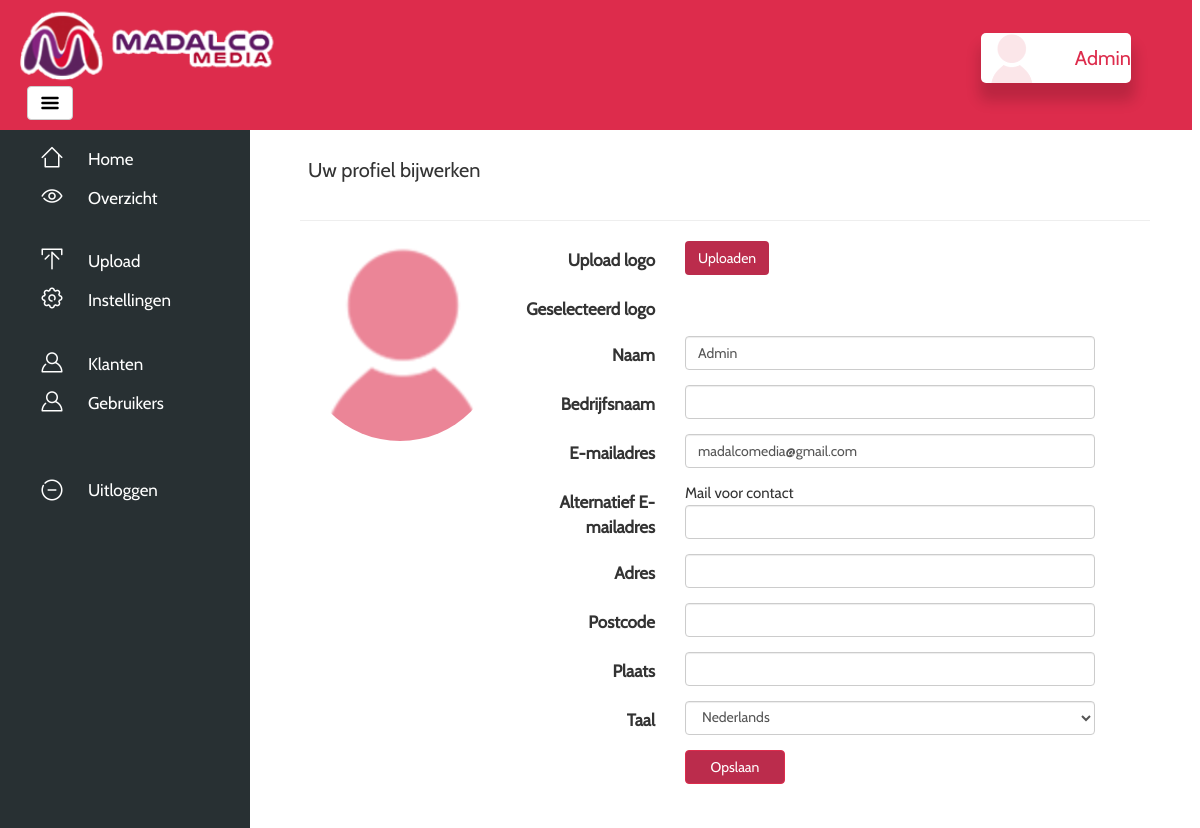
Screenshot of /?page=editprofile (signed in) with the database file from the repository.
### tables this page shows
CREATE TABLE `settings` (
  `id` int(11) NOT NULL,
  `SMTP` varchar(64) NOT NULL,
  `SMTPport` varchar(64) NOT NULL,
  `Email` varchar(64) NOT NULL,
  `Mailpass` varchar(64) NOT NULL,
  `Logo` varchar(100) NOT NULL,
  `Header` varchar(64) NOT NULL,
  `Host` varchar(64) NOT NULL,
  `globalmail` tinyint(1) NOT NULL,
  `contactmail` varchar(64) NOT NULL,
  `background` varchar(64) NOT NULL
);

CREATE TABLE `users` (
  `id` int(11) NOT NULL,
  `profimg` varchar(100) NOT NULL DEFAULT 'profile.png',
  `naam` varchar(60) NOT NULL,
  `email` varchar(60) NOT NULL,
  `altmail` varchar(60) NOT NULL,
  `paswoord` varchar(256) NOT NULL,
  `permgroup` int(11) NOT NULL DEFAULT '2',
  `bedrijfsnaam` varchar(64) NOT NULL,
  `adres` varchar(64) NOT NULL,
  `postcode` varchar(8) NOT NULL,
  `plaats` varchar(64) NOT NULL,
  `lang` varchar(4) NOT NULL DEFAULT 'nl',
  `active` tinyint(1) NOT NULL DEFAULT '1',
  `paswoordvergeten` varchar(256) NOT NULL,
  `passresetdate` datetime NOT NULL
);

### config/constants.php (called while the page is built, shortened)
<?php
$user = new UserController();
if(isset($_SESSION['usr_id'])) {
 $usr = $user->getUserById($_SESSION['usr_id']);
}
if($usr['lang']) {
 switch($usr['lang']) {
  default:
   $language = 'nl';
   break;
 }
}
else {
 include_once 'language/nl.php';
}

### app/Controller/UserController.php (called while the page is built, shortened)
<?php
class UserController
{
    private $model;
    public function __construct()
    {
        $this->model = new User();
    }
    public function getPermission($row, $perm)
    {
        return $this->model->getPermission($row, $perm);
    }
    public function getAdminSettings()
    {
        return $this->model->getAdminSettings();
    }
    public function getPermissionGroup($id)
    {
        return $this->model->getPermissionGroup($id);
    }
    public function getUserById($id)
    {
        return $this->model->getUserById($id);
    }
}

### app/Model/User.php (called while the page is built, shortened)
<?php
class User
{
    private $db;
    public function __construct()
    {
        $this->db = new DbUser();
    }
    public function getAdminSettings()
    {
        return $this->db->getAdminSettings();
    }
    public function getPermission($row, $perm)
    {
        return $this->db->getPermission($row, $perm);
    }
    public function getPermissionGroup($id)
    {
        return $this->db->getPermissionGroup($id);
    }
    public function getUserById($id)
    {
        return $this->db->getUserById($id);
    }
}

### app/Model/DbUser.php (called while the page is built, shortened)
<?php
class DbUser extends Database
{
    public function getAdminSettings()
    {
        $sql = "SELECT * FROM `settings` WHERE `id` = '0'";
        if ($result = $this->dbQuery($sql)) {
            return mysqli_fetch_assoc($result);
        }
        return false;
    }
    public function getPermission($row, $perm)
    {
        $sql = "SELECT * FROM `permissions` WHERE `permission` = '{$perm}'";
        $result = $this->dbQuery($sql);
        $value = mysqli_fetch_assoc($result);
        $sql1 = "SELECT * FROM `permgroup` WHERE `userperm` = '{$row}'";
        $result1 = $this->dbQuery($sql1);
        $value1 = mysqli_fetch_assoc($result1);
        $groupname = $value1['name'];
        if ($value) {
            return $value[$groupname];
        }
    }
    public function getPermissionGroup($id)
    {
        $sql = "SELECT `permgroup` FROM `users` WHERE `id` = '{$id}'";
        if ($result = $this->dbQuery($sql)) {
            return mysqli_fetch_assoc($result);
        }
    }
    public function getUserById($id)
    {
        $sql = "SELECT * FROM `users` WHERE `id` = '{$id}'";
        $result = $this->dbQuery($sql);
        $value = mysqli_fetch_assoc($result);
        if ($value) {
            return $value;
        }
    }
}

### app/Model/Database.php (called while the page is built, shortened)
<?php
class Database
{
    protected $connection = null;
    public function __construct()
    {
        $this->connection = mysqli_connect(DB_SERVER, DB_USER, DB_PASS, DB_NAME) or die("There was a problem connecting to the database");
    }
    public function dbQuery($query)
    {
        $this->query_result = $this->connection->query($query);
        return $this->query_result;
    }
}

### config/load.php (called while the page is built, shortened)
<?php
require '../config/constants.php';

### app/Model/permissions.php (called while the page is built, shortened)
<?php
$user = new UserController();
if (isset($_SESSION['usr_id'])) {
    $leid = $user->getPermissionGroup($_SESSION['usr_id']);
    $permgroup = $leid['permgroup'];
}

### app/view/editprofile.php (the view, shortened to what this page needs)
<?php
$user = new UserController();
$userinfo = $user->getUserById($_SESSION['usr_id']);
?>
<div id="page-content-wrapper">
    <div class="container-fluid">
        <div class="row">
            <div class="col-lg-12 profile">
                <div class="container">
                    <table style="width:100%">
                        <tr>
                            <th style="text-align: left;"><p class="NameText" style="font-weight: normal;"><?= TEXT_EDIT_PROFILE ?></p></th>
                        </tr>
                    </table>
                    <hr>
                    <div class="row">
                        <div class="col-md-3">
                            <div class="text-center">
                                <div style="background: url(<?= DIR_IMG . $userinfo['profimg'] ?>); background-size: cover; width: 200px; height: 200px; background-position: 50%; margin: 0 auto" class="avatar img-circle"></div>
                            </div>
                        </div>
                        <div class="col-md-9 personal-info">
                            <form class="form-horizontal" role="form" action="?page=editingprofile"
                                  enctype="multipart/form-data" method="post">
                                <div class="form-group">
                                    <label class="col-lg-3 control-label" for="textinput"><?= TEXT_UPLOAD_LOGO ?></label>
                                    <div class="col-md-4">
                                        <label for="file-upload" class="custom-file-upload">
                                            <i class="fa fa-cloud-upload"></i> <?= BUTTON_UPLOAD ?>
                                        </label>
                                    </div>
                                </div>
                                <div class="form-group">
                                    <label class="col-lg-3 control-label" for="textinput"><?= TEXT_SELECTED_LOGO ?></label>
                                    <div class="col-md-4">
                                        <output id="list"></output>
                                    </div>
                                </div>
                                <div class="form-group">
                                    <label class="col-lg-3 control-label"><?= TEXT_NAME ?></label>
                                    <div class="col-lg-8">
                                        <input class="form-control" value="<?= $userinfo['naam'] ?>" type="text"
                                               name="naam">
                                    </div>
                                </div>
                                <div class="form-group">
                                    <label class="col-lg-3 control-label"><?= TEXT_COMPANY_NAME?></label>
                                    <div class="col-lg-8">
                                        <input class="form-control" value="<?= $userinfo['bedrijfsnaam'] ?>" type="text"
                                               name="bedrijfsnaam">
                                    </div>
                                </div>
                                <div class="form-group">
                                    <label class="col-lg-3 control-label"><?= TEXT_EMAIL ?></label>
                                    <div class="col-lg-8">
                                        <input class="form-control" value="<?= $userinfo['email'] ?>" type="text"
                                               name="email">
                                    </div>
                                </div>
                                <div class="form-group">
                                    <label class="col-lg-3 control-label"><?= TEXT_ALTERNATIVE_EMAIL ?></label>
                                    <div class="col-lg-8">
                                        <span style="font-size:15px">Mail voor contact</span>
                                        <input class="form-control" value="<?= $userinfo['altmail'] ?>" type="text"
                                               name="altmail">
                                    </div>
                                </div>
                                <div class="form-group">
                                    <label class="col-lg-3 control-label"><?= TEXT_ADRESS ?></label>
                                    <div class="col-lg-8">
                                        <input class="form-control" value="<?= $userinfo['adres'] ?>" type="text"
                                               name="adres">
                                    </div>
                                </div>
                                <div class="form-group">
                                    <label class="col-lg-3 control-label"><?= TEXT_POSTALCODE ?></label>
                                    <div class="col-lg-8">
                                        <input class="form-control" size="6" value="<?= $userinfo['postcode'] ?>"
                                               type="text" name="postcode">
                                    </div>
                                </div>
                                <div class="form-group">
                                    <label class="col-lg-3 control-label"><?= TEXT_CITY ?></label>
                                    <div class="col-lg-8">
                                        <input class="form-control" value="<?= $userinfo['plaats'] ?>" type="text"
                                               name="plaats">
                                    </div>
                                </div>
                                <?php if($user->getPermission($permgroup, 'CAN_CHANGE_LANGUAGE')) { ?>
                                <div class="form-group">
                                    <label class="col-lg-3 control-label"><?= TEXT_LANGUAGE ?></label>
                                    <div class="col-lg-8">
                                        <select class="form-control" type="text" name="taal">
                                            <option value="nl" <?php if($userinfo['lang'] == 'nl') { echo 'selected'; } ?>>Nederlands</option>
                                        </select>
                                    </div>
                                </div>
                                <?php } ?>
                                <div class="form-group">
                                    <label class="col-lg-3 control-label"></label>
                                    <div class="col-md-4">
                                        <input class="btn btn-primary btn-success" name="submit"
                                               style="max-width: 100px; background-color: #bb2c4c; border: 1px solid #dd2c4c"
                                               type="submit" value="<?= BUTTON_SAVE ?>">
                                    </div>
                                </div>
                        </div>
                    </div>
                </div>
            </div>
        </div>
    </div>
</div>

### app/view/header.php (shortened to what this page needs)
<?php
require_once DIR_MODEL . 'permissions.php';
if (isset($_SESSION['usr_id'])) {
    $myuser = $user->getUserById($_SESSION['usr_id']);
    $myuser = $myuser['naam'];
} else if (isset($user)) {
    $thisuser = $user->getUserById($session->getUserId());
    $myuser = $thisuser['naam'];
} else {
    echo 'User';
}
$settings = new UserController();
$admin = $settings->getAdminSettings();
if (isset($_SESSION['accorduserid']) && !isset($_SESSION['usr_id'])) {
    $userinfo = $user->getUserById($_SESSION['accorduserid']);
    $imgsrc = 'icons/profile.png';
} else {
    $userinfo = $user->getUserById($_SESSION['usr_id']);
    if ($userinfo['profimg'] !== null) {
        $imgsrc = DIR_IMG . $userinfo['profimg'];
    } else {
        $imgsrc = '../icons/profile.png';
    }
}
?>
    <html lang="<?= $language ?>">
    <head>
        <link href="css/bootstrap.min.css" rel="stylesheet">
        <link href="css/select2.min.css" rel="stylesheet"/>
        <link href="css/styles.css" rel="stylesheet">
        <link rel="stylesheet" type="text/css" href="css/dropzone.css" />
        <link rel="stylesheet" href="css/jquery-ui.css">
        <link rel="stylesheet" href="css/jquery.dataTables.min.css">
    </head>
<body>
    <div id="header" style="background: <?= $admin['Header']; ?>">
        <div id="MenuSide">
            <img src="<?= DIR_PUBLIC . $admin['Logo'] ?>" style="width:auto;height:75%;"/>
        </div>
        <div id="MenuButton">
            <a href="#menu-toggle" class="btn btn-default" id="menu-toggle"><img src="icons/menu-alt-20.png"></a>
        </div>
    </div>
    <div id="NameSide">
        <a style="text-decoration: none;" href="?page=profile">
            <div id="UserBlock" style="text-decoration: none;">
                <div id="UserBlockImage" style="background-image: url('<?= $imgsrc ?>');"></div>
                <div id="LoggedInAs"><?= $myuser ?></div>
            </div>
        </a>
    </div>
<div id="wrapper">
    <div id="sidebar-wrapper">
        <ul class="sidebar-nav">
            <li class="nav-button-home">
                <a href="?page=dashboard"><?= TEXT_HOME ?></a>
            </li>
            <li class="nav-button-all">
                <a href="?page=overview"><?= TEXT_OVERVIEW ?></a>
            </li>
            <br/>
            <?php if ($user->getPermission($permgroup, 'CAN_UPLOAD') == 1) { ?>
                <li class="nav-button-upload">
                    <a href="?page=uploadoverview"><?= TEXT_UPLOAD ?></a>
                </li>
            <?php } ?>
            <?php if ($user->getPermission($permgroup, 'CAN_EDIT_SETTINGS') == 1) { ?>
                <li class="nav-button-settings">
                    <a href="?page=settings"><?= TEXT_SETTINGS ?></a>
                </li>
            <?php } ?>
            <br/>
            <?php if ($user->getPermission($permgroup, 'CAN_SHOW_KLANTPAGINA') == 1) { ?>
                <li class="nav-button-users">
                    <a href="?page=manageclients"><?= TEXT_CLIENT ?></a>
                </li>
            <?php } ?>
            <?php if ($user->getPermission($permgroup, 'CAN_SHOW_USERS') == 1) { ?>
                <li class="nav-button-users">
                    <a href="?page=manageusers"><?= TEXT_USER ?></a>
                </li>
            <?php } ?>
            <br/>
            <br/>
            <li class="nav-button-logout">
                <a href="?page=logout"><?= TEXT_LOGOUT ?></a>
            </li>
        </ul>
    </div>

### rows the page displays
settings: Logo (picture)
users: profimg (placeholder picture), naam "Admin", email "madalcomedia@gmail.com", taal "Nederlands"

### other values shown
TEXT_HOME "Home"
TEXT_OVERVIEW "Overzicht"
TEXT_UPLOAD "Upload"
TEXT_SETTINGS "Instellingen"
TEXT_CLIENT "Klanten"
TEXT_USER "Gebruikers"
TEXT_LOGOUT "Uitloggen"
TEXT_EDIT_PROFILE "Uw profiel bijwerken"
TEXT_UPLOAD_LOGO "Upload logo"
BUTTON_UPLOAD "Uploaden"
TEXT_SELECTED_LOGO "Geselecteerd logo"
TEXT_NAME "Naam"
TEXT_COMPANY_NAME "Bedrijfsnaam"
TEXT_EMAIL "E-mailadres"
TEXT_ALTERNATIVE_EMAIL "Alternatief E-mailadres"
